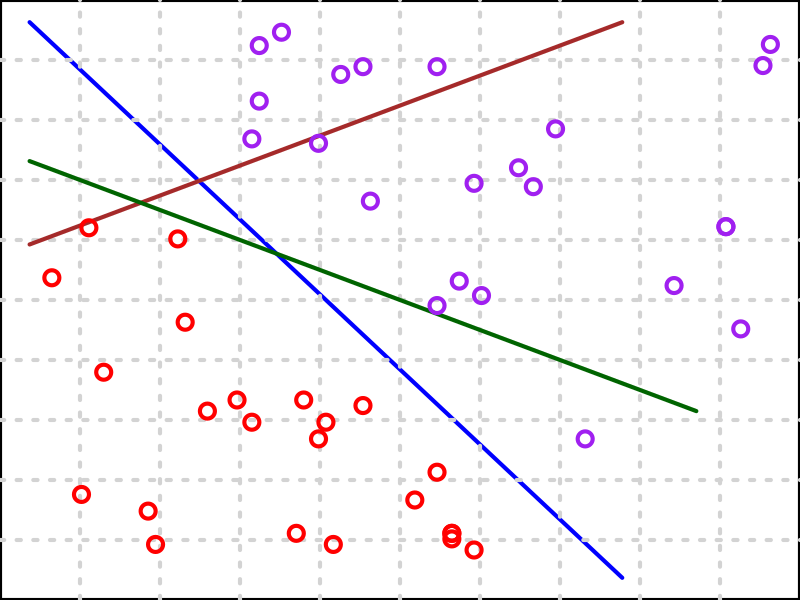
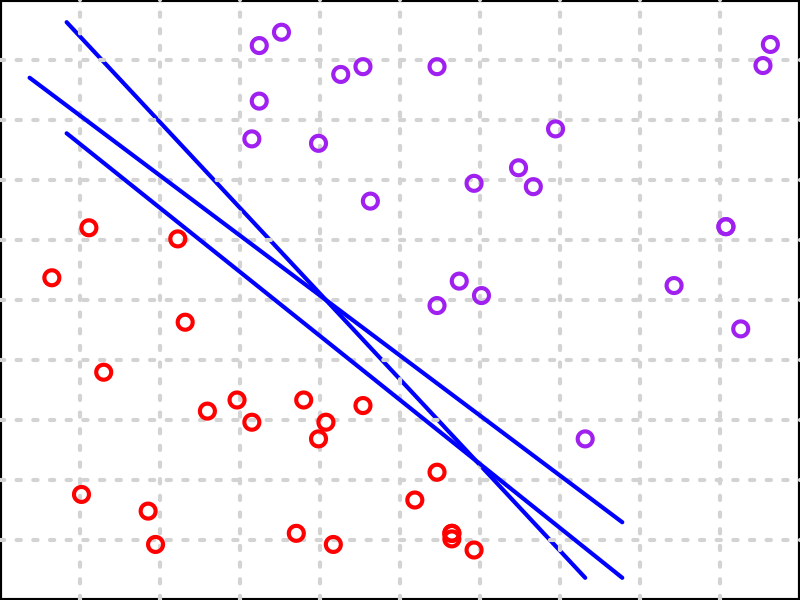
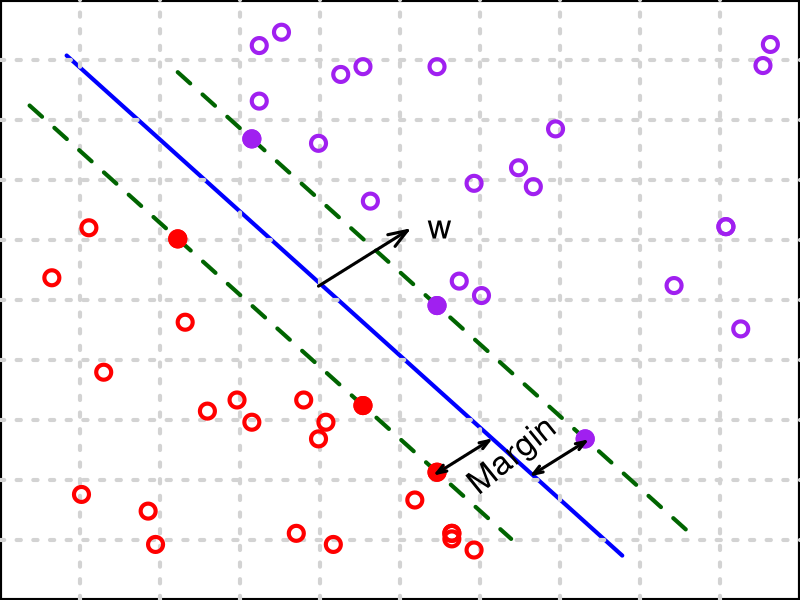
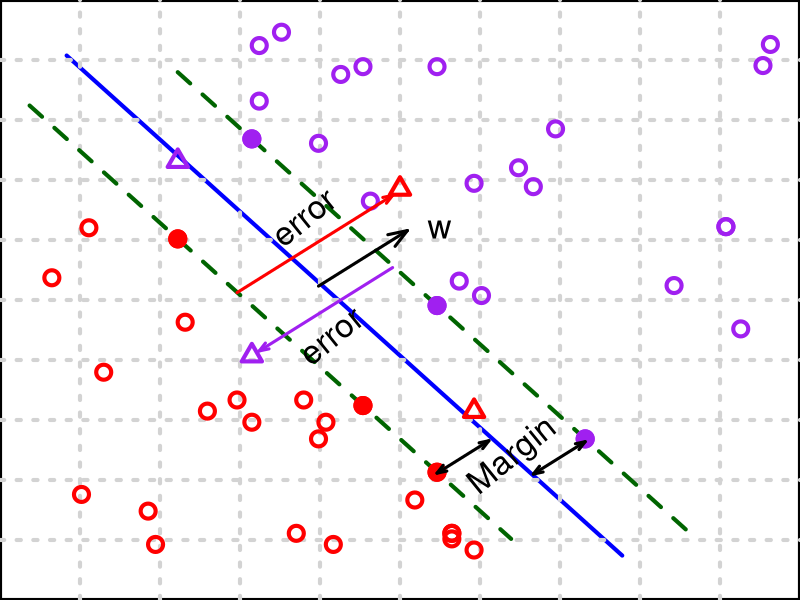

Source code (R) for these figures, in order:








# data
x.mid = seq(5,80,5)
y.mid = -1.2*x.mid + 100

x.low = seq(0,65,5)
y.low = -1.2*x.low + 85

x.high = seq(20,90,5)
y.high = -1.2*x.high + 115

low = c()
for(i in c(1:20))
{
	x = sample(c(0:60),1)
	y = sample(c(5:(-1.2*x + 77)),1)
	low = rbind(low, c(x,y))
}
low = rbind(low, c(x.low[5],y.low[5]))
low = rbind(low, c(x.low[10],y.low[10]))
low = rbind(low, c(x.low[12],y.low[12]))

low.error.x = c(50,60)
low.error.y = c(70,30)
low.error = cbind(low.error.x, low.error.y)


high = c()
for(i in c(1:20))
{
	x = sample(c(30:100),1)
	y = sample(c((-1.2*x + 123):100),1)
	high = rbind(high, c(x,y))
}
high = rbind(high, c(x.high[3],y.high[3]))
high = rbind(high, c(x.high[8],y.high[8]))
high = rbind(high, c(x.high[12],y.high[12]))

high.error.x = c(20,30)
high.error.y = c(75,40)
high.error = cbind(high.error.x, high.error.y)


# empirical risk
pdf('../plots/empirical_risk.pdf', height = 8, width = 8)
par(lwd = 4, cex = 2, cex.axis = 1.5, cex.lab = 1.4, oma = c(0,0,0,0), mar = c(0,0,0,0))
plot(c(0,80), c(100,0), type = 'l', xlab = '', ylab = '', xlim = c(-0,100), ylim = c(0,100), xaxt = 'n', yaxt = 'n', col = 'blue')
grid(10,10)
lines(c(0,80), c(60,100), col = 'brown')
lines(c(0,90), c(75,30), col = 'dark green')

points(low, col = 'red')
points(high, col = 'purple')
dev.off()

# linear perceptron
pdf('../plots/linear_perceptron.pdf', height = 8, width = 8)
par(lwd = 4, cex = 2, cex.axis = 1.5, cex.lab = 1.4, oma = c(0,0,0,0), mar = c(0,0,0,0))
plot(c(5,75), c(100,0), type = 'l', xlab = '', ylab = '', xlim = c(-0,100), ylim = c(0,100), xaxt = 'n', yaxt = 'n', col = 'blue')
grid(10,10)
lines(c(0,80), c(90,10), col = 'blue')
lines(c(5,80), c(80,0), col = 'blue')

points(low, col = 'red')
points(high, col = 'purple')
dev.off()

# margin marximization
pdf('../plots/margin_maximization.pdf', height = 8, width = 8)
par(lwd = 4, cex = 2, cex.axis = 1.5, cex.lab = 1.4, oma = c(0,0,0,0), mar = c(0,0,0,0))

plot(y.mid~x.mid, type = 'l', xlab = '', ylab = '', xlim = c(-0,100), ylim = c(0,100), xaxt = 'n', yaxt = 'n', col = 'blue')
grid(10,10)
lines(y.low~x.low, lty = 2, col = 'dark green')
lines(y.high~x.high, lty = 2, col = 'dark green')
points(low, col = 'red')
points(low[(length(low[,1])-2):length(low[,1]),], col = 'red', pch = 19)
points(high, col = 'purple')
points(high[(length(high[,1])-2):length(high[,1]),], col = 'purple', pch = 19)

par(lwd = 3)
arrows(39, 39*5/6 + 20, 51, 51*5/6+20, angle = 20,length = 0.2)
text(51,51*5/6+20,'w',cex =1,pos = 4)
arrows(55, 55*5/6 - 27, 62, 62*5/6-27, angle = 20,length = 0.1,code  =3)
arrows(68, 68*5/6 - 38, 75, 75*5/6-38, angle = 20,length = 0.1,code = 3)
text(srt = 39, 66,66*5/6-38,'Margin',cex =1,pos = 3)

dev.off()

# soft margin optimization
pdf('../plots/soft_margin.pdf', height = 8, width = 8)
par(lwd = 4, cex = 2, cex.axis = 1.5, cex.lab = 1.4, oma = c(0,0,0,0), mar = c(0,0,0,0))

plot(y.mid~x.mid, type = 'l', xlab = '', ylab = '', xlim = c(-0,100), ylim = c(0,100), xaxt = 'n', yaxt = 'n', col = 'blue')
grid(10,10)
lines(y.low~x.low, lty = 2, col = 'dark green')
lines(y.high~x.high, lty = 2, col = 'dark green')
points(low, col = 'red')
points(low[(length(low[,1])-2):length(low[,1]),], col = 'red', pch = 19)
points(high, col = 'purple')
points(high[(length(high[,1])-2):length(high[,1]),], col = 'purple', pch = 19)

points(low.error, col = 'red', pch = 2)
points(high.error, col = 'purple', pch = 2)

par(lwd = 3)
arrows(39, 39*5/6 + 20, 51, 51*5/6+20, angle = 20,length = 0.2)
text(51,51*5/6+20,'w',cex =1,pos = 4)
arrows(55, 55*5/6 - 27, 62, 62*5/6-27, angle = 20,length = 0.1,code  =3)
arrows(68, 68*5/6 - 38, 75, 75*5/6-38, angle = 20,length = 0.1,code = 3)
text(srt = 39, 66,66*5/6-38,'Margin',cex =1,pos = 3)

arrows(28, 28*5/6 + 28, 49, 49*5/6+28, angle = 20,length = 0.1,col = 'red')
arrows(31, 31*5/6 + 15, 49, 49*5/6+15, angle = 20,length = 0.1,code =1,col = 'purple')
#arrows(52, 52*5/6 - 20, 59, 59*5/6-20, angle = 20,length = 0.1,col = 'red')
#text(srt = 37, 54,54*5/6-20,'e',cex =1,pos = 3)
text(srt = 39, 38,38*5/6+28,'error',cex =1,pos = 3)
text(srt = 39, 40,40*5/6+15,'error',cex =1,pos = 1)

dev.off()



